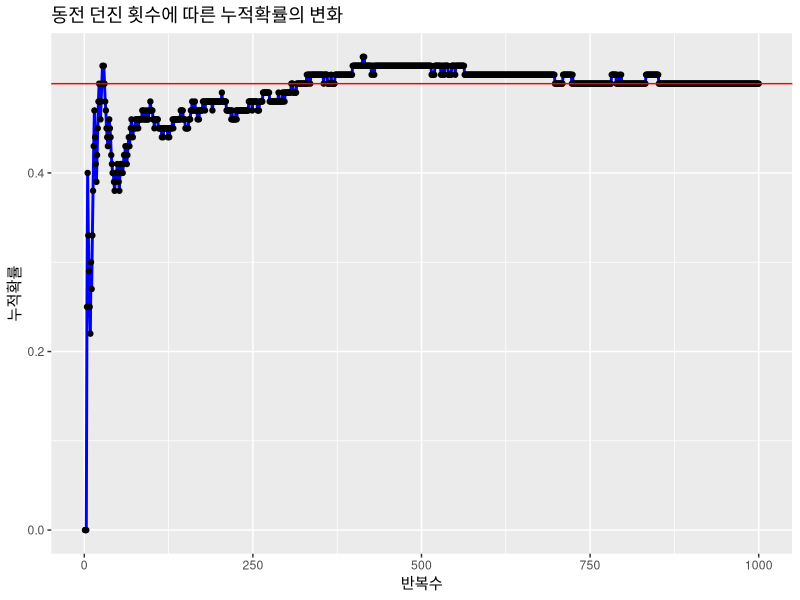
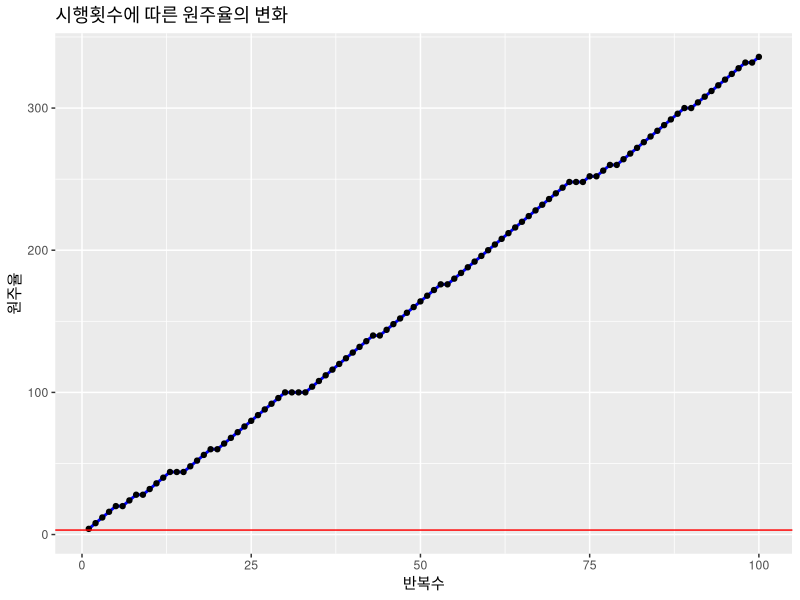
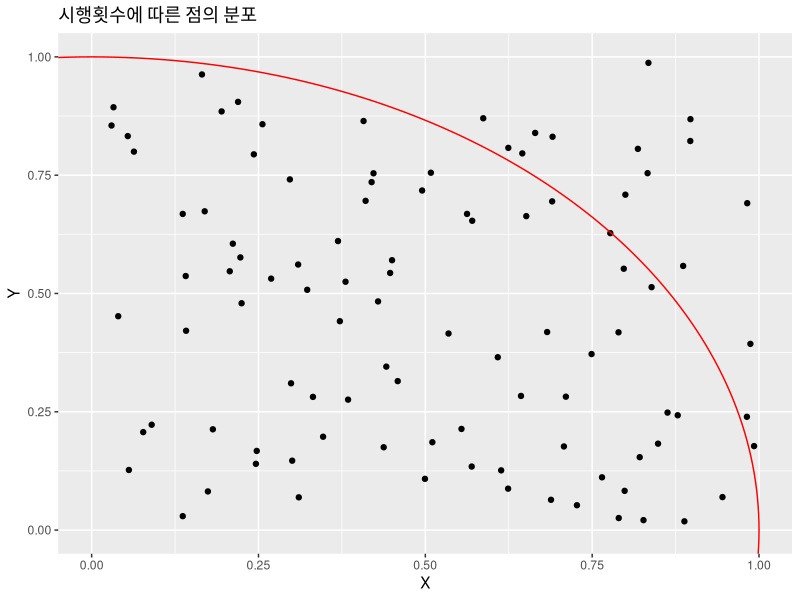

Recreate these plots in R, in order.
## 11.2 표본 추출과 난수
# 복원 추출
sample(1:10, 5, replace = T)
# 복원 추출
sample(c("앞면", "뒷면"), 5, replace=T)
# 비복원 추출
sample(1:10, 5, replace = F)
# 비복원 추출
sample(c("앞면", "뒷면"), 2, replace=F)
# 0과 1 사이의 수(실수)를 10번 출력
runif(10, min=0, max=1)


## 11.3 동전 던지기 
library(ggplot2)

iteration <- 1000 # 반복 횟수 지정
prob <- NULL # prob가 들어갈 칸 지정
count <- 0 # 작동 횟수

for(x in 1:iteration) { # 반복문 조건
  coin <- sample(c("앞면", "뒷면"), 1, replace=T) # 앞, 뒷면 출력
  
  if (coin == "앞면") # 앞면이면
    count = count + 1 # count에 1 추가
  
  prob <- c(prob, round(count / x, 2)) # prob에는 count / 반복 회차를 소수 셋째 자리에서 반올림해서 저장
}

df.coin<- data.frame("반복수"=1:iteration, "누적확률"=prob) # 전체 기록을 데이터프레임화
head(df.coin)
tail(df.coin)

ggplot(data=df.coin, aes(x=반복수, y=누적확률, group=1)) +
  geom_line(color="blue", size=1) +
  geom_point() +
  geom_hline(yintercept=0.5, color="red") +
  labs(title="동전 던진 횟수에 따른 누적확률의 변화") 


# 11.4 원주율 구하기
library(ggplot2)
library(ggforce)

iteration <- 100 # 점의 개수(사각형 안에 찍는 점의 개수) -> 반복 횟수와 동일
N.circle <- 0 # 원 안에 들어간 점의 개수
PI <- NULL # Pi 값 모아놓는 공간
pts <- NULL # 점 좌표쌍 데이터를 저장하는 공간

for(k in 1: iteration) { # 반복 범위
  x <- runif(1, min=0, max=1) # x에 대한 난수
  y <- runif(1, min=0, max=1) # y에 대한 난수
  
  pts <- rbind(pts, c(x, y)) # pts에 저장
  dist <- sqrt(x ^2 + y ^2) # 거리 계산
  if (dist <= 1) # 거리 조건에 맞추어서 값 증가
    N.circle <- N.circle + 1
  
  pi.sim <- 4 * N.circle # k # pi.sim 계산
  PI <- c(PI, pi.sim) # PI에 저장
}

PI.df <- data.frame("반복수"=1:iteration, "원주율"=PI) # 데이터프레임화
head(PI.df)
tail(PI.df)

ggplot(data=PI.df, aes(x=반복수, y=원주율, group=1)) +
  geom_line(color="blue", size=1) +
  geom_point() +
  geom_hline(yintercept=pi, color="red") +
  labs(title="시행횟수에 따른 원주율의 변화") # 원주율 그래프

pts.df <- as.data.frame(pts)
colnames(pts.df) <- c("X", "Y")
head(pts.df)

ggplot() +
  geom_point(data=pts.df, aes(x=X, y=Y)) +
  labs(title="시행횟수에 따른 점의 분포") +
  coord_cartesian(xlim = c(0, 1), ylim = c(0, 1)) +
  # geom_circle(aes(x0 = 0, y0 = 0, r = 1), col="red", inherit.aes = FALSE)
  geom_circle(aes(x0 = 0, y0 = 0, r = 1), col="red") # 원 안에 들어있는 점의 분포(원을 그리고, 점 찍기)